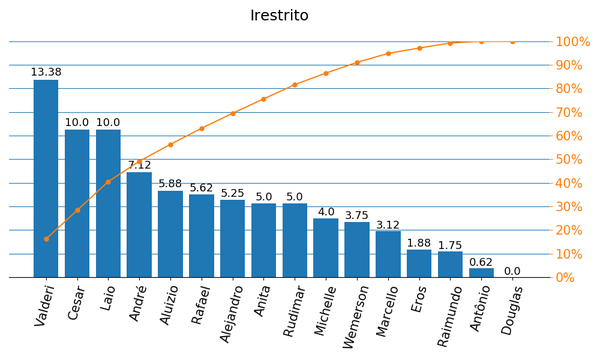

The script that saved this image:
import pandas as pd
import matplotlib.pyplot as plt
from matplotlib.ticker import PercentFormatter
import matplotlib
import openpyxl
from openpyxl.drawing.image import Image
import PIL

df = pd.read_csv("teste.csv", sep=";", encoding="utf-8")

soma_irestrito = 0
for pos, i in enumerate(df["Irestrito"]):
	df["Irestrito"][pos] = float(i.replace(",", "."))
	soma_irestrito += df["Irestrito"][pos]
	# porcentagens.append(100/16 * df["Irestrito"][pos])

irestrito = pd.DataFrame(columns=["Nome", "Irestrito", "Porcentagem", "Porcentagem Acumulada"])
irestrito["Nome"] = df["Nome"]
irestrito["Irestrito"] = df["Irestrito"]
irestrito = irestrito.sort_values(by='Irestrito', ascending=False).reset_index(drop=True)

for pos, i in enumerate(irestrito["Irestrito"]):
	irestrito["Porcentagem"][pos] = 100/soma_irestrito * i
	if pos == 0:
		irestrito["Porcentagem Acumulada"][pos] = irestrito["Porcentagem"][pos]
	else:
		irestrito["Porcentagem Acumulada"][pos] = irestrito["Porcentagem Acumulada"][pos-1]+irestrito["Porcentagem"][pos]

matplotlib.rc('xtick', labelsize=15) 
matplotlib.rc('ytick', labelsize=15) 

fig = plt.figure(figsize=(10,6))
ax = fig.add_subplot(1, 1, 1)

ax.set_title("Irestrito", size=18, pad=25)
rects = ax.bar(irestrito["Nome"], irestrito["Irestrito"], color="C0", zorder=3)
ax.set_ylim([0, 16])
ax.tick_params(axis="y", colors="C0")
ax.set_xticklabels(irestrito["Nome"], size=15, rotation=75)
ax.axes.yaxis.set_ticklabels([])

ax2 = ax.twinx()
ax2.plot(irestrito["Nome"], irestrito["Porcentagem Acumulada"], color="C1", marker="o", ms=5)
ax2.set_yticks([0, 10, 20, 30, 40, 50, 60, 70, 80, 90, 100])
ax2.yaxis.set_major_formatter(PercentFormatter())
ax2.tick_params(axis="y", colors="C1")
ax2.set_ylim([0, 100])

ax.spines["top"].set_visible(False) 
ax.spines["right"].set_visible(False)
ax.spines["left"].set_visible(False)

ax2.spines["top"].set_visible(False) 
ax2.spines["right"].set_visible(False)
ax2.spines["left"].set_visible(False)

def autolabel(rects, xpos='center'):
    xpos = xpos.lower()  # normalize the case of the parameter
    ha = {'center': 'center', 'right': 'left', 'left': 'right'}
    offset = {'center': 0.5, 'right': 0.57, 'left': 0.43}  # x_txt = x + w*off

    for rect in rects:
        height = rect.get_height()
        ax.text(rect.get_x() + rect.get_width()*offset[xpos], 1.01*height,
                '{}'.format(height), ha=ha[xpos], va='bottom', fontdict={"fontsize":13})

fig.tight_layout()
ax2.yaxis.grid(color="C0")
autolabel(rects)
ax.tick_params(
    axis='y',
    which='both',
    right=False,
    left=False) 

# plt.show()
plt.savefig('teste.png')

wb = openpyxl.Workbook()
ws = wb.active

img = PIL.Image.open('teste.png')
basewidth = 600
wpercent = (basewidth/float(img.size[0]))
hsize = int((float(img.size[1])*float(wpercent)))
img = img.resize((basewidth,hsize), PIL.Image.ANTIALIAS)
img.save('teste.png') 

img = Image('teste.png')
ws.add_image(img, 'A1')
wb.save("imagem.xlsx")